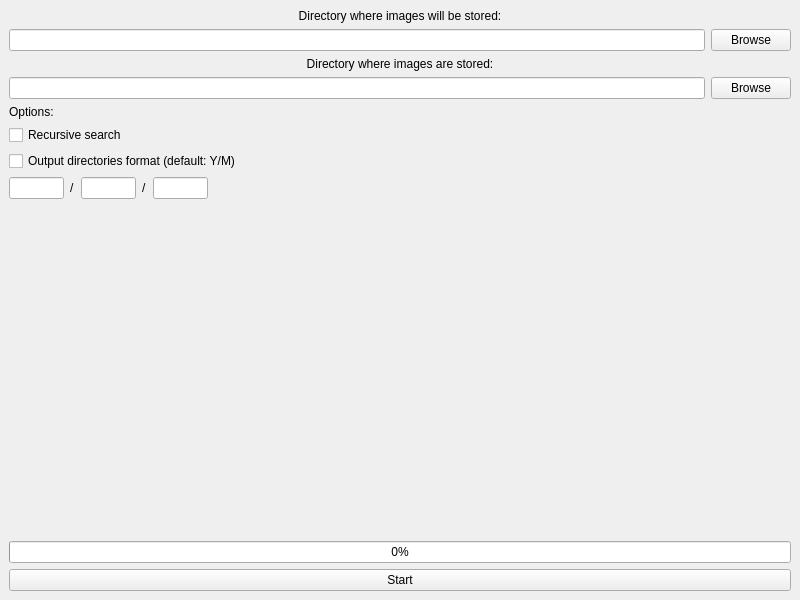
<?xml version="1.0" encoding="UTF-8"?>
<ui version="4.0">
 <class>MainWindow</class>
 <widget class="QMainWindow" name="MainWindow">
  <property name="geometry">
   <rect>
    <x>0</x>
    <y>0</y>
    <width>800</width>
    <height>600</height>
   </rect>
  </property>
  <property name="windowTitle">
   <string>mediarrenger</string>
  </property>
  <widget class="QWidget" name="centralWidget">
   <layout class="QVBoxLayout" name="verticalLayout_4">
    <item>
     <layout class="QVBoxLayout" name="verticalLayout_3">
      <item>
       <layout class="QVBoxLayout" name="verticalLayout">
        <item>
         <widget class="QLabel" name="label_2">
          <property name="text">
           <string>Directory where images will be stored:</string>
          </property>
          <property name="alignment">
           <set>Qt::AlignCenter</set>
          </property>
         </widget>
        </item>
        <item>
         <layout class="QHBoxLayout" name="horizontalLayout_2">
          <item>
           <widget class="QLineEdit" name="lineEdit_2">
            <property name="enabled">
             <bool>true</bool>
            </property>
            <property name="readOnly">
             <bool>true</bool>
            </property>
           </widget>
          </item>
          <item>
           <widget class="QPushButton" name="pushButton_2">
            <property name="text">
             <string>Browse</string>
            </property>
           </widget>
          </item>
         </layout>
        </item>
       </layout>
      </item>
      <item>
       <layout class="QVBoxLayout" name="verticalLayout_2">
        <item>
         <widget class="QLabel" name="label">
          <property name="text">
           <string>Directory where images are stored:</string>
          </property>
          <property name="alignment">
           <set>Qt::AlignCenter</set>
          </property>
         </widget>
        </item>
        <item>
         <layout class="QHBoxLayout" name="horizontalLayout">
          <item>
           <widget class="QLineEdit" name="lineEdit">
            <property name="enabled">
             <bool>true</bool>
            </property>
            <property name="autoFillBackground">
             <bool>false</bool>
            </property>
            <property name="styleSheet">
             <string notr="true"/>
            </property>
            <property name="readOnly">
             <bool>true</bool>
            </property>
           </widget>
          </item>
          <item>
           <widget class="QPushButton" name="pushButton">
            <property name="text">
             <string>Browse</string>
            </property>
           </widget>
          </item>
         </layout>
        </item>
       </layout>
      </item>
      <item>
       <widget class="QLabel" name="label_3">
        <property name="text">
         <string>Options:</string>
        </property>
       </widget>
      </item>
      <item>
       <widget class="QCheckBox" name="checkBox">
        <property name="text">
         <string>Recursive search</string>
        </property>
       </widget>
      </item>
      <item>
       <widget class="QCheckBox" name="checkBox_2">
        <property name="text">
         <string>Output directories format (default: Y/M)</string>
        </property>
       </widget>
      </item>
      <item>
       <layout class="QHBoxLayout" name="horizontalLayout_3">
        <item>
         <widget class="QLineEdit" name="lineEdit_3">
          <property name="enabled">
           <bool>true</bool>
          </property>
          <property name="maximumSize">
           <size>
            <width>55</width>
            <height>16777215</height>
           </size>
          </property>
          <property name="alignment">
           <set>Qt::AlignCenter</set>
          </property>
         </widget>
        </item>
        <item>
         <widget class="QLabel" name="label_5">
          <property name="text">
           <string>/</string>
          </property>
         </widget>
        </item>
        <item>
         <widget class="QLineEdit" name="lineEdit_4">
          <property name="maximumSize">
           <size>
            <width>55</width>
            <height>16777215</height>
           </size>
          </property>
          <property name="alignment">
           <set>Qt::AlignCenter</set>
          </property>
         </widget>
        </item>
        <item>
         <widget class="QLabel" name="label_6">
          <property name="text">
           <string>/</string>
          </property>
         </widget>
        </item>
        <item>
         <widget class="QLineEdit" name="lineEdit_5">
          <property name="maximumSize">
           <size>
            <width>55</width>
            <height>16777215</height>
           </size>
          </property>
          <property name="alignment">
           <set>Qt::AlignCenter</set>
          </property>
         </widget>
        </item>
        <item>
         <spacer name="horizontalSpacer">
          <property name="orientation">
           <enum>Qt::Horizontal</enum>
          </property>
          <property name="sizeHint" stdset="0">
           <size>
            <width>40</width>
            <height>20</height>
           </size>
          </property>
         </spacer>
        </item>
       </layout>
      </item>
      <item>
       <spacer name="verticalSpacer">
        <property name="orientation">
         <enum>Qt::Vertical</enum>
        </property>
        <property name="sizeHint" stdset="0">
         <size>
          <width>20</width>
          <height>40</height>
         </size>
        </property>
       </spacer>
      </item>
      <item>
       <widget class="QLabel" name="label_4">
        <property name="text">
         <string/>
        </property>
        <property name="alignment">
         <set>Qt::AlignCenter</set>
        </property>
       </widget>
      </item>
      <item>
       <widget class="QProgressBar" name="progressBar">
        <property name="value">
         <number>0</number>
        </property>
       </widget>
      </item>
      <item>
       <widget class="QPushButton" name="pushButton_3">
        <property name="text">
         <string>Start</string>
        </property>
       </widget>
      </item>
     </layout>
    </item>
   </layout>
  </widget>
 </widget>
 <resources/>
 <connections>
  <connection>
   <sender>pushButton</sender>
   <signal>clicked()</signal>
   <receiver>MainWindow</receiver>
   <slot>sourceBrowse()</slot>
   <hints>
    <hint type="sourcelabel">
     <x>790</x>
     <y>134</y>
    </hint>
    <hint type="destinationlabel">
     <x>558</x>
     <y>512</y>
    </hint>
   </hints>
  </connection>
  <connection>
   <sender>MainWindow</sender>
   <signal>outputSet(QString)</signal>
   <receiver>lineEdit_2</receiver>
   <slot>setText(QString)</slot>
   <hints>
    <hint type="sourcelabel">
     <x>319</x>
     <y>529</y>
    </hint>
    <hint type="destinationlabel">
     <x>700</x>
     <y>65</y>
    </hint>
   </hints>
  </connection>
  <connection>
   <sender>pushButton_2</sender>
   <signal>clicked()</signal>
   <receiver>MainWindow</receiver>
   <slot>outputBrowse()</slot>
   <hints>
    <hint type="sourcelabel">
     <x>790</x>
     <y>66</y>
    </hint>
    <hint type="destinationlabel">
     <x>729</x>
     <y>552</y>
    </hint>
   </hints>
  </connection>
  <connection>
   <sender>MainWindow</sender>
   <signal>sourceSet(QString)</signal>
   <receiver>lineEdit</receiver>
   <slot>setText(QString)</slot>
   <hints>
    <hint type="sourcelabel">
     <x>466</x>
     <y>69</y>
    </hint>
    <hint type="destinationlabel">
     <x>313</x>
     <y>133</y>
    </hint>
   </hints>
  </connection>
  <connection>
   <sender>checkBox</sender>
   <signal>clicked(bool)</signal>
   <receiver>MainWindow</receiver>
   <slot>setRecursive(bool)</slot>
   <hints>
    <hint type="sourcelabel">
     <x>117</x>
     <y>188</y>
    </hint>
    <hint type="destinationlabel">
     <x>156</x>
     <y>596</y>
    </hint>
   </hints>
  </connection>
  <connection>
   <sender>pushButton_3</sender>
   <signal>clicked()</signal>
   <receiver>MainWindow</receiver>
   <slot>arrange()</slot>
   <hints>
    <hint type="sourcelabel">
     <x>495</x>
     <y>579</y>
    </hint>
    <hint type="destinationlabel">
     <x>515</x>
     <y>600</y>
    </hint>
   </hints>
  </connection>
  <connection>
   <sender>lineEdit_2</sender>
   <signal>textEdited(QString)</signal>
   <receiver>MainWindow</receiver>
   <slot>setOutput(QString)</slot>
   <hints>
    <hint type="sourcelabel">
     <x>700</x>
     <y>65</y>
    </hint>
    <hint type="destinationlabel">
     <x>482</x>
     <y>170</y>
    </hint>
   </hints>
  </connection>
  <connection>
   <sender>lineEdit</sender>
   <signal>textEdited(QString)</signal>
   <receiver>MainWindow</receiver>
   <slot>setSource(QString)</slot>
   <hints>
    <hint type="sourcelabel">
     <x>178</x>
     <y>133</y>
    </hint>
    <hint type="destinationlabel">
     <x>120</x>
     <y>174</y>
    </hint>
   </hints>
  </connection>
  <connection>
   <sender>checkBox_2</sender>
   <signal>toggled(bool)</signal>
   <receiver>lineEdit_3</receiver>
   <slot>setVisible(bool)</slot>
   <hints>
    <hint type="sourcelabel">
     <x>44</x>
     <y>206</y>
    </hint>
    <hint type="destinationlabel">
     <x>43</x>
     <y>226</y>
    </hint>
   </hints>
  </connection>
  <connection>
   <sender>checkBox_2</sender>
   <signal>toggled(bool)</signal>
   <receiver>label_5</receiver>
   <slot>setVisible(bool)</slot>
   <hints>
    <hint type="sourcelabel">
     <x>74</x>
     <y>213</y>
    </hint>
    <hint type="destinationlabel">
     <x>73</x>
     <y>234</y>
    </hint>
   </hints>
  </connection>
  <connection>
   <sender>checkBox_2</sender>
   <signal>clicked(bool)</signal>
   <receiver>lineEdit_4</receiver>
   <slot>setVisible(bool)</slot>
   <hints>
    <hint type="sourcelabel">
     <x>111</x>
     <y>207</y>
    </hint>
    <hint type="destinationlabel">
     <x>110</x>
     <y>228</y>
    </hint>
   </hints>
  </connection>
  <connection>
   <sender>checkBox_2</sender>
   <signal>toggled(bool)</signal>
   <receiver>label_6</receiver>
   <slot>setVisible(bool)</slot>
   <hints>
    <hint type="sourcelabel">
     <x>159</x>
     <y>204</y>
    </hint>
    <hint type="destinationlabel">
     <x>145</x>
     <y>240</y>
    </hint>
   </hints>
  </connection>
  <connection>
   <sender>checkBox_2</sender>
   <signal>toggled(bool)</signal>
   <receiver>lineEdit_5</receiver>
   <slot>setVisible(bool)</slot>
   <hints>
    <hint type="sourcelabel">
     <x>192</x>
     <y>211</y>
    </hint>
    <hint type="destinationlabel">
     <x>186</x>
     <y>236</y>
    </hint>
   </hints>
  </connection>
 </connections>
 <slots>
  <signal>sourceSet(QString)</signal>
  <signal>outputSet(QString)</signal>
  <slot>sourceBrowse()</slot>
  <slot>outputBrowse()</slot>
  <slot>setRecursive(bool)</slot>
  <slot>arrange()</slot>
  <slot>setSource(QString)</slot>
  <slot>setOutput(QString)</slot>
 </slots>
</ui>
